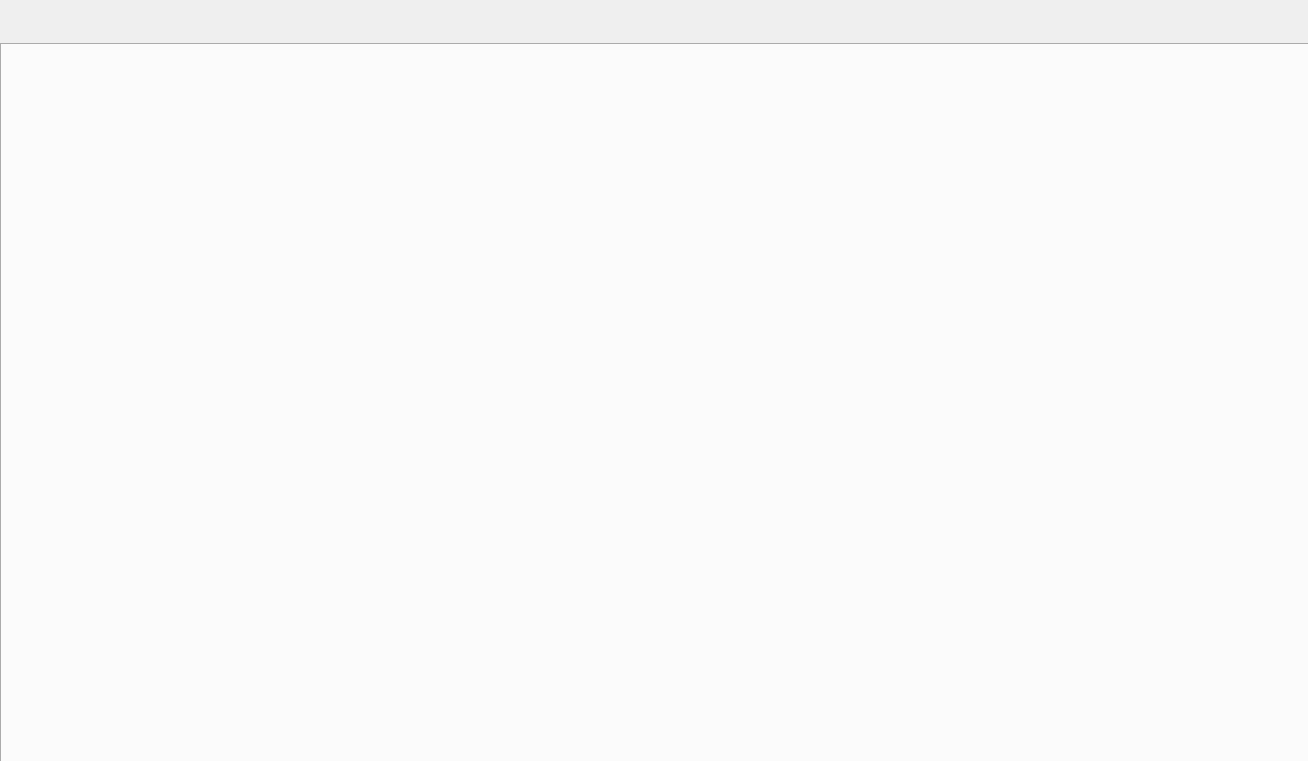
<?xml version="1.0" encoding="UTF-8"?>
<ui version="4.0">
 <class>Board</class>
 <widget class="QWidget" name="Board">
  <property name="geometry">
   <rect>
    <x>0</x>
    <y>0</y>
    <width>1308</width>
    <height>761</height>
   </rect>
  </property>
  <property name="windowTitle">
   <string>Board</string>
  </property>
  <widget class="QTabWidget" name="tabWidget">
   <property name="geometry">
    <rect>
     <x>0</x>
     <y>43</y>
     <width>1311</width>
     <height>721</height>
    </rect>
   </property>
   <property name="currentIndex">
    <number>-1</number>
   </property>
  </widget>
 </widget>
 <layoutdefault spacing="6" margin="11"/>
 <resources/>
 <connections/>
</ui>
